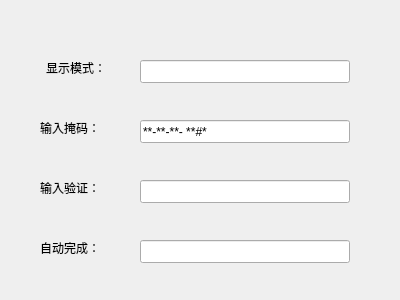
<?xml version="1.0" encoding="UTF-8"?>
<ui version="4.0">
 <class>MyWidget</class>
 <widget class="QWidget" name="MyWidget">
  <property name="geometry">
   <rect>
    <x>0</x>
    <y>0</y>
    <width>400</width>
    <height>300</height>
   </rect>
  </property>
  <property name="windowTitle">
   <string>MyWidget</string>
  </property>
  <widget class="QLabel" name="label">
   <property name="geometry">
    <rect>
     <x>40</x>
     <y>60</y>
     <width>72</width>
     <height>15</height>
    </rect>
   </property>
   <property name="text">
    <string>显示模式：</string>
   </property>
   <property name="alignment">
    <set>Qt::AlignCenter</set>
   </property>
  </widget>
  <widget class="QLabel" name="label_2">
   <property name="geometry">
    <rect>
     <x>40</x>
     <y>120</y>
     <width>72</width>
     <height>15</height>
    </rect>
   </property>
   <property name="text">
    <string>输入掩码：</string>
   </property>
  </widget>
  <widget class="QLabel" name="label_3">
   <property name="geometry">
    <rect>
     <x>40</x>
     <y>180</y>
     <width>72</width>
     <height>15</height>
    </rect>
   </property>
   <property name="text">
    <string>输入验证：</string>
   </property>
  </widget>
  <widget class="QLabel" name="label_4">
   <property name="geometry">
    <rect>
     <x>40</x>
     <y>240</y>
     <width>72</width>
     <height>15</height>
    </rect>
   </property>
   <property name="text">
    <string>自动完成：</string>
   </property>
  </widget>
  <widget class="QLineEdit" name="lineEdit">
   <property name="geometry">
    <rect>
     <x>140</x>
     <y>60</y>
     <width>210</width>
     <height>23</height>
    </rect>
   </property>
   <property name="echoMode">
    <enum>QLineEdit::Password</enum>
   </property>
  </widget>
  <widget class="QLineEdit" name="lineEdit2">
   <property name="geometry">
    <rect>
     <x>140</x>
     <y>120</y>
     <width>210</width>
     <height>23</height>
    </rect>
   </property>
   <property name="inputMask">
    <string>&gt;AA-90-bb-! aa\#H;*</string>
   </property>
  </widget>
  <widget class="QLineEdit" name="lineEdit3">
   <property name="geometry">
    <rect>
     <x>140</x>
     <y>180</y>
     <width>210</width>
     <height>23</height>
    </rect>
   </property>
  </widget>
  <widget class="QLineEdit" name="lineEdit4">
   <property name="geometry">
    <rect>
     <x>140</x>
     <y>240</y>
     <width>210</width>
     <height>23</height>
    </rect>
   </property>
  </widget>
 </widget>
 <layoutdefault spacing="6" margin="11"/>
 <resources/>
 <connections/>
</ui>
